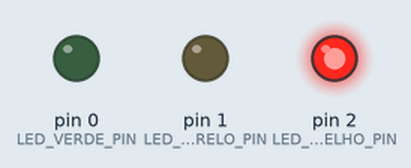
Bench run of a sketch on a simulated Arduino Uno, built with avr-gcc and run on an emulated ATmega328P. Parts: output pins drawn as LEDs (lit = HIGH).

Above: at 2.5 s.
At 7.5 s:
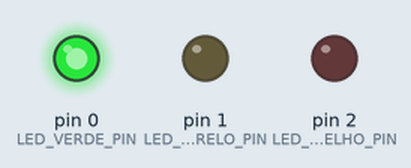
At 11.0 s:
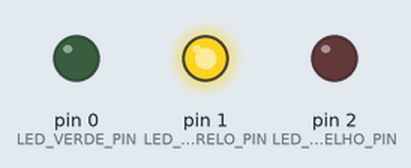
Timing chart, 0 to 15.6 s (numbered marks = the images above):
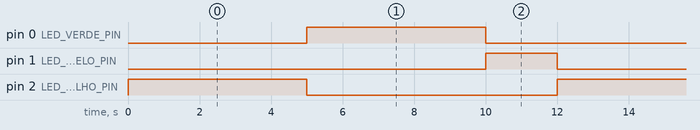

The sketch:

Experimento_02_-_Sem_foro_de_LED_-_Porta_Digital.ino
```cpp
/* Curso de Bacharelado em Engenharia Elétrica - UNIFAP
 * Autores:
 *      - Lucas Almeida de Abreu;
 *      - Lucas do Nascimento Raiol;
 *      - Nathália de Castro Nascimento;
 * Data: 21/05/2022
 * Descrição:
 *     Semáforo de LED - Porta Digital
 *
 * Projeto do circuito em:
 *     https://www.tinkercad.com/things/3ahOJk9cFES
 ----------------------------------------------------------------------------- */

// Definindo as constantes referentes aos pinos utilizados
#define LED_VERMELHO_PIN 2
#define LED_AMARELO_PIN 1
#define LED_VERDE_PIN 0

// Definindo função para alternar o valor do estado do pino
void alternaValorDoPino(int pino, int tempoEmMsParaAlternar = 0, bool valorInicial = HIGH) {
    digitalWrite(pino, valorInicial);
    delay(tempoEmMsParaAlternar);
    digitalWrite(pino, !digitalRead(pino));
}

// Definindo função para a regra de funcionamento do semáforo
void iniciarSemaforo(int tempoEmMsLedVermelhoAtivo = 5000, int tempoEmMsLedAmareloAtivo = 2000, int tempoEmMsLedVerdeAtivo = 5000) {
    alternaValorDoPino(LED_VERMELHO_PIN, tempoEmMsLedVermelhoAtivo);
    alternaValorDoPino(LED_VERDE_PIN, tempoEmMsLedVerdeAtivo);
    alternaValorDoPino(LED_AMARELO_PIN, tempoEmMsLedAmareloAtivo);

}

void setup() {
    // Definindo os pinos de saida para cada LED
    pinMode(LED_VERMELHO_PIN, OUTPUT);
    pinMode(LED_AMARELO_PIN, OUTPUT);
    pinMode(LED_VERDE_PIN, OUTPUT);
}

void loop() {
    iniciarSemaforo();
}
```

Measured:
- by itself, pin 0 (LED_VERDE_PIN), pin 2 (LED_VERMELHO_PIN): alternates HIGH for 5.0 s and LOW for 7.0 s
- by itself, pin 1 (LED_AMARELO_PIN): alternates HIGH for 2.0 s and LOW for 10.0 s
- by itself, everything shown: repeats every 12.0 s, in 4 steps
